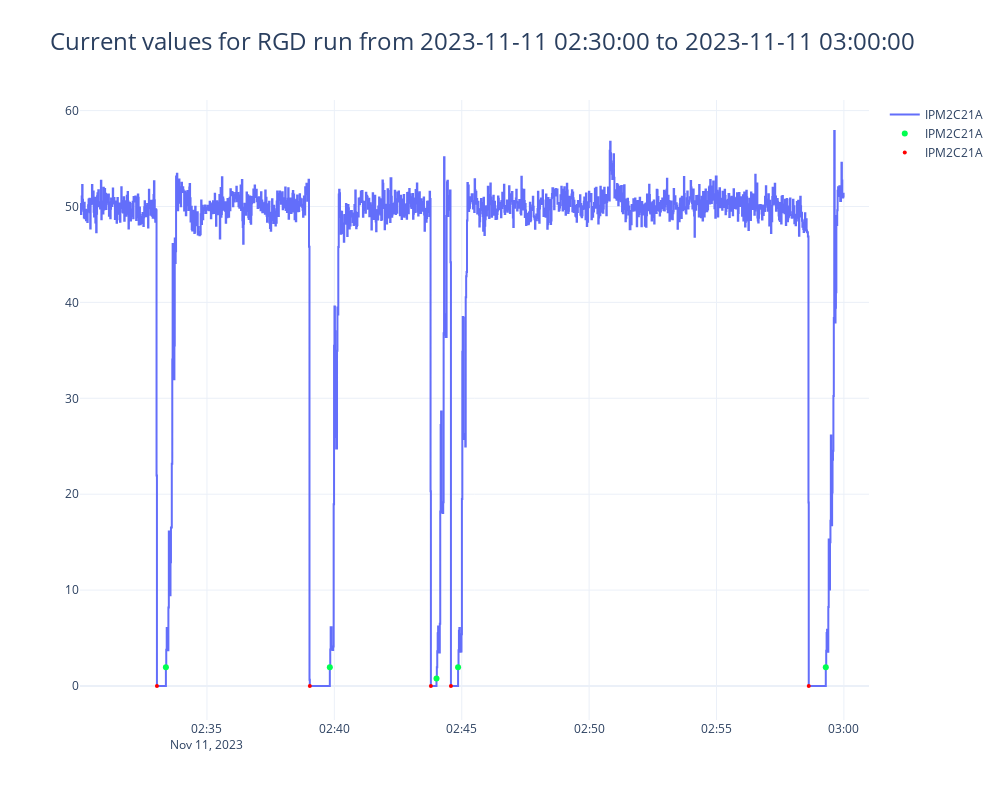

The cell this chart's notebook holds for it:
### Code cell
fig = make_subplots()  # (specs=[[{"secondary_y": True}]])
fig.update_layout(width=1000, height=800,
                  title=go.layout.Title(text=f"Current values for RGD run from {plot_start} to {plot_end}", xanchor="left"),
                  titlefont=dict(size=24),)
print(f"Plotting zeros index start: {current.loc[select_zero_start].index.min()} number of data points: {current.loc[select_zero_start].time.count()}")
print(f"Plotting zeros index end:   {current.loc[select_zero_end].index.min()} number of data points: {current.loc[select_zero_end].time.count()}")
fig.add_trace(go.Scatter(x=current.loc[select].time, y=current.loc[select].value,  name=name, line=dict(color="light blue", shape="hv")))
fig.add_trace(go.Scatter(x=current.loc[select_zero_end].time, y=current.loc[select_zero_end]["value"],  name=name, mode="markers", marker=dict(color="#00FF50",size=6)))
fig.add_trace(go.Scatter(x=current.loc[select_zero_start].time, y=current.loc[select_zero_start]["value"],  name=name, mode="markers", marker=dict(color="red",size=4)))

#fig.update_yaxes(range=[0, 35])
fig.show()

### Figure 1 — Plotly figure (JSON) as saved in the notebook; plotly's stock layout.template omitted (floating-point values rounded to 4 significant figures; data arrays with more than 128 entries replaced by an {"elided": "..."} marker saying what was removed)
{"data": [{"line": {"color": "light blue", "shape": "hv"}, "name": "IPM2C21A", "type": "scatter", "x": {"elided": "1597 str values"}, "y": {"elided": "1597 float values"}}, {"marker": {"color": "#00FF50", "size": 6}, "mode": "markers", "name": "IPM2C21A", "type": "scatter", "x": ["2023-11-11T02:33:23.281000", "2023-11-11T02:39:49.348000", "2023-11-11T02:44:00.535000", "2023-11-11T02:44:51.383000", "2023-11-11T02:59:17.417000"], "y": [1.95, 1.95, 0.78, 1.95, 1.95]}, {"marker": {"color": "red", "size": 4}, "mode": "markers", "name": "IPM2C21A", "type": "scatter", "x": ["2023-11-11T02:33:02.144000", "2023-11-11T02:39:02.245000", "2023-11-11T02:43:47.365000", "2023-11-11T02:44:34.540000", "2023-11-11T02:58:37.263000"], "y": [0, 0, 0, 0, 0]}], "layout": {"height": 800, "title": {"font": {"size": 24}, "text": "Current values for RGD run from 2023-11-11 02:30:00 to 2023-11-11 03:00:00", "xanchor": "left"}, "width": 1000, "xaxis": {"anchor": "y", "autorange": true, "domain": [0, 1], "range": ["2023-11-11 02:30:00.965", "2023-11-11 03:00:59.206"], "type": "date"}, "yaxis": {"anchor": "x", "autorange": true, "domain": [0, 1], "range": [-3.545, 61.11], "type": "linear"}}}
